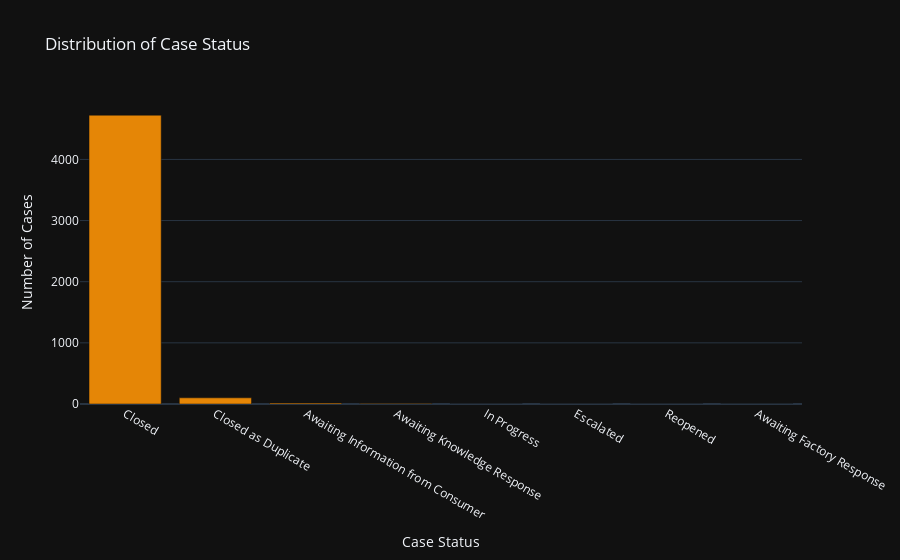

Source (notebook cell):
### Code cell
# 1. Case Status Distribution
status_counts = df['Status'].value_counts().reset_index()
status_counts.columns = ['Case Status', 'Number of Cases']
fig_status = px.bar(status_counts, x='Case Status', y='Number of Cases',
                    title='Distribution of Case Status',
                    color_discrete_sequence=px.colors.qualitative.Vivid)
fig_status.show()

### Figure 1 — Plotly figure (JSON) as saved in the notebook; plotly's stock layout.template omitted (floating-point values rounded to 4 significant figures)
{"data": [{"hovertemplate": "Case Status=%{x}<br>Number of Cases=%{y}<extra></extra>", "legendgroup": "", "marker": {"color": "rgb(229, 134, 6)", "pattern": {"shape": ""}}, "name": "", "orientation": "v", "showlegend": false, "textposition": "auto", "x": ["Closed", "Closed as Duplicate", "Awaiting Information from Consumer", "Awaiting Knowledge Response", "In Progress", "Escalated", "Reopened", "Awaiting Factory Response"], "xaxis": "x", "y": [4723, 101, 16, 10, 2, 2, 2, 1], "yaxis": "y", "type": "bar"}], "layout": {"xaxis": {"anchor": "y", "domain": [0.0, 1.0], "title": {"text": "Case Status"}}, "yaxis": {"anchor": "x", "domain": [0.0, 1.0], "title": {"text": "Number of Cases"}}, "legend": {"tracegroupgap": 0}, "title": {"text": "Distribution of Case Status"}, "barmode": "relative"}}
